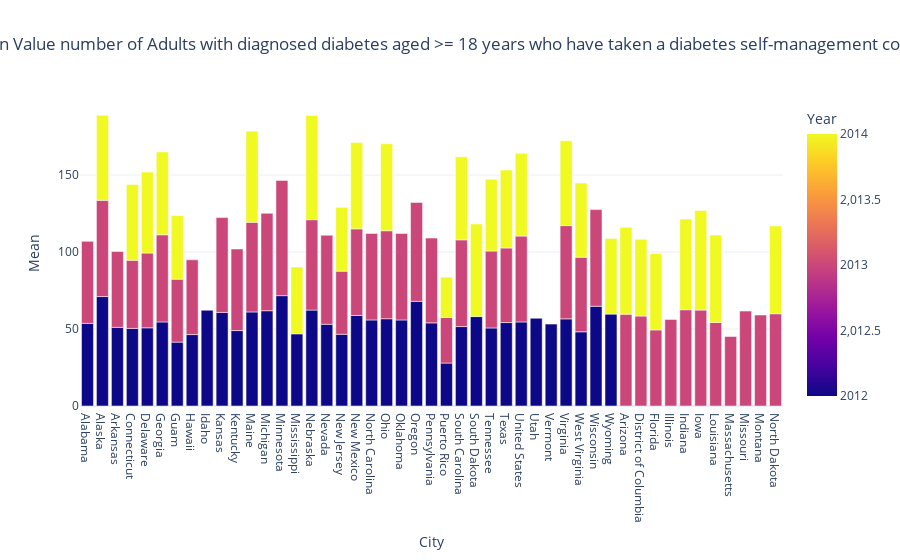
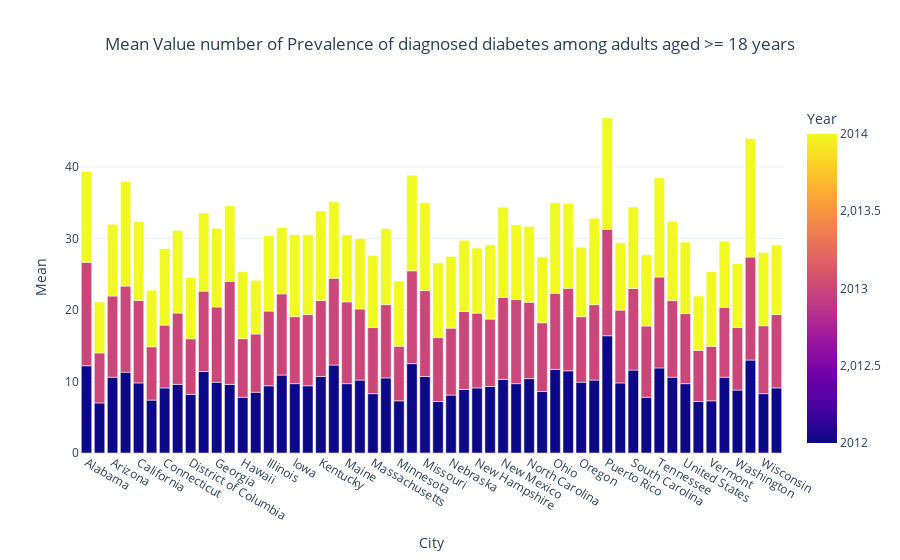

The notebook cell these images were saved under, in order:
### Markdown cell above
<h2>Key information on Alcohol Consumption</h2>
<br><br>
The Alcohol consumption category has two relavant informations. The mean amount of alcohol consumed by people >18 years old and the alcohol consumption frequency (in days) over a week for the same group.
The graphs were generated with the mean values of Alcohol consumption and frequency per city as well as the Mean value from the whole country. 
<br><br>
The histograms show that the datasets are normally distributed and the boxplots enable us to visualize the amount of outliers. Since in this case the outliers represent groups of people that have a large consumption of alcohol and that could lead to secondary health problems, no special treatment was given for this data.
<br><br>
The pile graphs show a detailed distribution of each data per city per year alongside the US mean values. 
<br><br>
<b>Note 3:</b> Guam, Puerto Rico, The Virgin Islands and American Samoa are considered as extraterritorial part of the US and data was presented whenever available.

### Code cell
# Filter for 'Mean' DataValueType and 'Diabetes' Disease
diabetes_data = filtered_collected_data[(filtered_collected_data['DataValueType'] == 'Crude Prevalence') & (filtered_collected_data['Disease'].str.contains('Diabetes', case=False))]

# filtering two types of questions from diabetes 
questions_filter = ['Prevalence of diagnosed diabetes among adults aged >= 18 years',
                    'Adults with diagnosed diabetes aged >= 18 years who have taken a diabetes self-management course']

# Filter the diabetes_data based on the specific questions
filtered_diabetes_data = diabetes_data[diabetes_data['Question'].isin(questions_filter)]

# Loop through each unique type of data in the 'Question' column
questions = filtered_diabetes_data['Question'].unique()

for question in questions:
    question_data = filtered_diabetes_data[filtered_diabetes_data['Question'] == question]
    if question_data.empty:
        print(f"No data available for question: {question}")
        continue

    # Plotting graphs of DataValueAlt to check distribution
    fig, axs = plt.subplots(1, 2, figsize=(12, 5))

    # Histogram
    axs[0].hist(question_data['DataValueAlt'].dropna(), bins=10)
    axs[0].set_xlabel('DataValueAlt')
    axs[0].set_ylabel('Frequency')
    axs[0].set_title(f'Histogram of {question}')

    # Boxplot
    axs[1].boxplot(question_data['DataValueAlt'].dropna())
    axs[1].set_xlabel('DataValueAlt')
    axs[1].set_ylabel('Values')
    axs[1].set_title(f'Boxplot of {question}')
    axs[1].grid(False)

    # Adjusting the layout
    plt.tight_layout()
    plt.show()

    print(f'Here is the description of the dataset for the column "DataValueAlt" for\n {question}:\n')
    print(question_data['DataValueAlt'].describe())

    # Calculating the outliers
    Q1 = question_data['DataValueAlt'].quantile(0.25)
    Q3 = question_data['DataValueAlt'].quantile(0.75)
    IQR = Q3 - Q1
    inferior_limit = Q1 - 1.5 * IQR
    superior_limit = Q3 + 1.5 * IQR

    # Filtering the outliers
    outliers = question_data[(question_data['DataValueAlt'] < inferior_limit) | (question_data['DataValueAlt'] > superior_limit)]

    print(f"The superior limit is {superior_limit:.2f}.\n The inferior limit is {inferior_limit:.2f}.\n The Interquartile Range is {IQR}.")
    
    # Grouping data by 'YearStart' and 'LocationDesc' and calculating the mean of 'DataValueAlt'
    grouped_data = question_data.groupby(['YearStart', 'LocationDesc'])['DataValueAlt'].mean().reset_index()
    
    # Creating an interactive bar graph for the full dataset
    fig_full_data = px.bar(grouped_data,
                           x='LocationDesc',
                           y='DataValueAlt',
                           color='YearStart',
                           barmode='group',
                           title=f'Mean Value number of {question}',
                           labels={'DataValueAlt': 'Mean', 'LocationDesc': 'State', 'YearStart': 'Year'})

    # Updating the layout for a modern look
    fig_full_data.update_layout(
        template='plotly_white',  # Choose a modern template
        xaxis_title='State',
        yaxis_title='Mean',
        title_x=0.5,  # Center the title
        legend_title_text='Year'
    )

    # Show the figure
    fig_full_data.show()

    print()

### Figure 1 — Plotly figure (JSON) as saved in the notebook; plotly's stock layout.template omitted (floating-point values rounded to 4 significant figures)
{"data": [{"alignmentgroup": "True", "hovertemplate": "City=%{x}<br>Mean=%{y}<br>Year=%{marker.color}<extra></extra>", "legendgroup": "", "marker": {"color": [2012, 2012, 2012, 2012, 2012, 2012, 2012, 2012, 2012, 2012, 2012, 2012, 2012, 2012, 2012, 2012, 2012, 2012, 2012, 2012, 2012, 2012, 2012, 2012, 2012, 2012, 2012, 2012, 2012, 2012, 2012, 2012, 2012, 2012, 2012, 2012, 2013, 2013, 2013, 2013, 2013, 2013, 2013, 2013, 2013, 2013, 2013, 2013, 2013, 2013, 2013, 2013, 2013, 2013, 2013, 2013, 2013, 2013, 2013, 2013, 2013, 2013, 2013, 2013, 2013, 2013, 2013, 2013, 2013, 2013, 2013, 2013, 2013, 2013, 2013, 2013, 2013, 2014, 2014, 2014, 2014, 2014, 2014, 2014, 2014, 2014, 2014, 2014, 2014, 2014, 2014, 2014, 2014, 2014, 2014, 2014, 2014, 2014, 2014, 2014, 2014, 2014, 2014, 2014], "coloraxis": "coloraxis", "pattern": {"shape": ""}}, "name": "", "offsetgroup": "", "orientation": "v", "showlegend": false, "textposition": "auto", "type": "bar", "x": ["Alabama", "Alaska", "Arkansas", "Connecticut", "Delaware", "Georgia", "Guam", "Hawaii", "Idaho", "Kansas", "Kentucky", "Maine", "Michigan", "Minnesota", "Mississippi", "Nebraska", "Nevada", "New Jersey", "New Mexico", "North Carolina", "Ohio", "Oklahoma", "Oregon", "Pennsylvania", "Puerto Rico", "South Carolina", "South Dakota", "Tennessee", "Texas", "United States", "Utah", "Vermont", "Virginia", "West Virginia", "Wisconsin", "Wyoming", "Alabama", "Alaska", "Arizona", "Arkansas", "Connecticut", "Delaware", "District of Columbia", "Florida", "Georgia", "Guam", "Hawaii", "Illinois", "Indiana", "Iowa", "Kansas", "Kentucky", "Louisiana", "Maine", "Massachusetts", "Michigan", "Minnesota", "Missouri", "Montana", "Nebraska", "Nevada", "New Jersey", "New Mexico", "North Carolina", "North Dakota", "Ohio", "Oklahoma", "Oregon", "Pennsylvania", "Puerto Rico", "South Carolina", "Tennessee", "Texas", "United States", "Virginia", "West Virginia", "Wisconsin", "Alaska", "Arizona", "Connecticut", "Delaware", "District of Columbia", "Florida", "Georgia", "Guam", "Indiana", "Iowa", "Louisiana", "Maine", "Mississippi", "Nebraska", "New Jersey", "New Mexico", "North Dakota", "Ohio", "Puerto Rico", "South Carolina", "South Dakota", "Tennessee", "Texas", "United States", "Virginia", "West Virginia", "Wyoming"], "xaxis": "x", "y": [53.7, 71.1, 51.1, 50.4, 50.8, 54.6, 41.5, 46.4, 62.2, 60.8, 49, 61.1, 61.9, 71.7, 46.9, 62.3, 53.1, 46.6, 58.8, 55.9, 56.7, 55.9, 68, 54, 27.9, 51.6, 58.1, 50.7, 54.2, 54.6, 57, 53.2, 56.6, 48.2, 64.8, 59.7, 53.26, 62.48, 59.68, 49.28, 44.3, 48.56, 58.42, 49.42, 56.62, 40.9, 48.57, 56.24, 62.54, 62.3, 61.6, 52.96, 54.26, 58.27, 45.17, 63.27, 74.85, 61.66, 59.1, 58.73, 57.86, 41.01, 56.27, 56.22, 59.94, 57.16, 56.2, 64.25, 55.08, 29.62, 56.34, 49.96, 48.45, 55.77, 60.58, 48.47, 62.78, 55.26, 56.4, 49.27, 52.62, 49.92, 49.7, 53.84, 41.4, 58.94, 64.7, 56.86, 59.15, 43.4, 67.72, 41.43, 56.15, 57, 56.48, 26.23, 53.94, 60.08, 46.6, 50.62, 53.8, 55.1, 48.2, 49.12], "yaxis": "y"}], "layout": {"autosize": true, "barmode": "group", "coloraxis": {"colorbar": {"title": {"text": "Year"}}, "colorscale": [[0, "#0d0887"], [0.1111, "#46039f"], [0.2222, "#7201a8"], [0.3333, "#9c179e"], [0.4444, "#bd3786"], [0.5556, "#d8576b"], [0.6667, "#ed7953"], [0.7778, "#fb9f3a"], [0.8889, "#fdca26"], [1, "#f0f921"]]}, "legend": {"title": {"text": "Year"}, "tracegroupgap": 0}, "title": {"text": "Mean Value number of Adults with diagnosed diabetes aged >= 18 years who have taken a diabetes self-management course", "x": 0.5}, "xaxis": {"anchor": "y", "autorange": true, "domain": [0, 1], "range": [-0.5, 46.5], "title": {"text": "City"}, "type": "category"}, "yaxis": {"anchor": "x", "autorange": true, "domain": [0, 1], "range": [0, 198.8], "title": {"text": "Mean"}, "type": "linear"}}}

### Figure 2 — Plotly figure (JSON) as saved in the notebook; plotly's stock layout.template omitted (floating-point values rounded to 4 significant figures; data arrays with more than 128 entries replaced by an {"elided": "..."} marker saying what was removed)
{"data": [{"alignmentgroup": "True", "hovertemplate": "City=%{x}<br>Mean=%{y}<br>Year=%{marker.color}<extra></extra>", "legendgroup": "", "marker": {"color": {"elided": "162 int values"}, "coloraxis": "coloraxis", "pattern": {"shape": ""}}, "name": "", "offsetgroup": "", "orientation": "v", "showlegend": false, "textposition": "auto", "type": "bar", "x": {"elided": "162 str values"}, "xaxis": "x", "y": {"elided": "162 float values"}, "yaxis": "y"}], "layout": {"autosize": true, "barmode": "group", "coloraxis": {"colorbar": {"title": {"text": "Year"}}, "colorscale": [[0, "#0d0887"], [0.1111, "#46039f"], [0.2222, "#7201a8"], [0.3333, "#9c179e"], [0.4444, "#bd3786"], [0.5556, "#d8576b"], [0.6667, "#ed7953"], [0.7778, "#fb9f3a"], [0.8889, "#fdca26"], [1, "#f0f921"]]}, "legend": {"title": {"text": "Year"}, "tracegroupgap": 0}, "title": {"text": "Mean Value number of Prevalence of diagnosed diabetes among adults aged >= 18 years", "x": 0.5}, "xaxis": {"anchor": "y", "autorange": true, "domain": [0, 1], "range": [-0.5, 53.5], "title": {"text": "City"}, "type": "category"}, "yaxis": {"anchor": "x", "autorange": true, "domain": [0, 1], "range": [0, 49.37], "title": {"text": "Mean"}, "type": "linear"}}}
